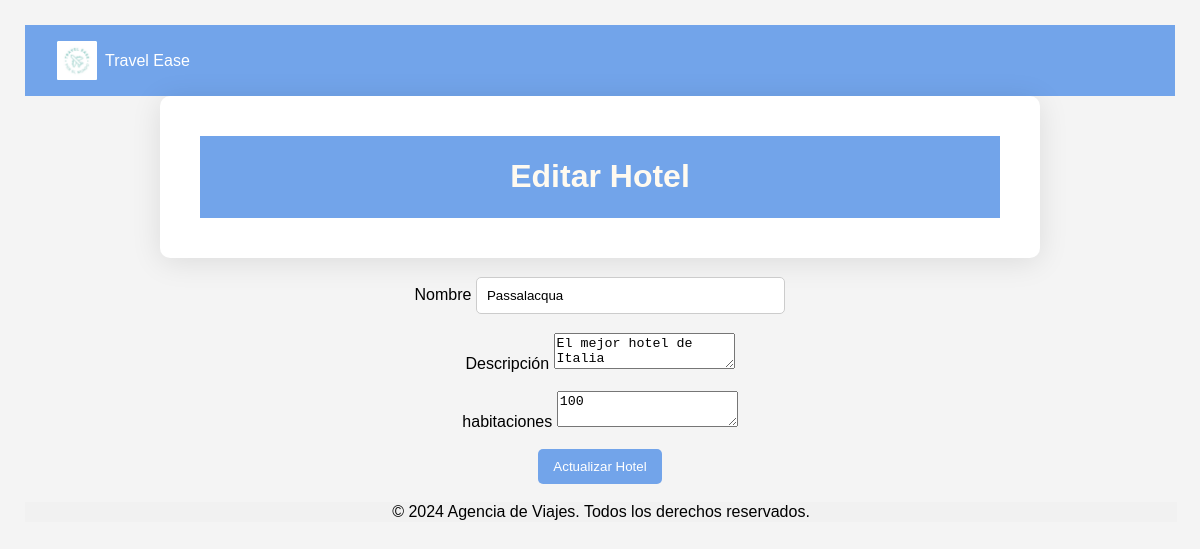
The page /busqueda/editar_hotel/2 on the database as committed earlier.
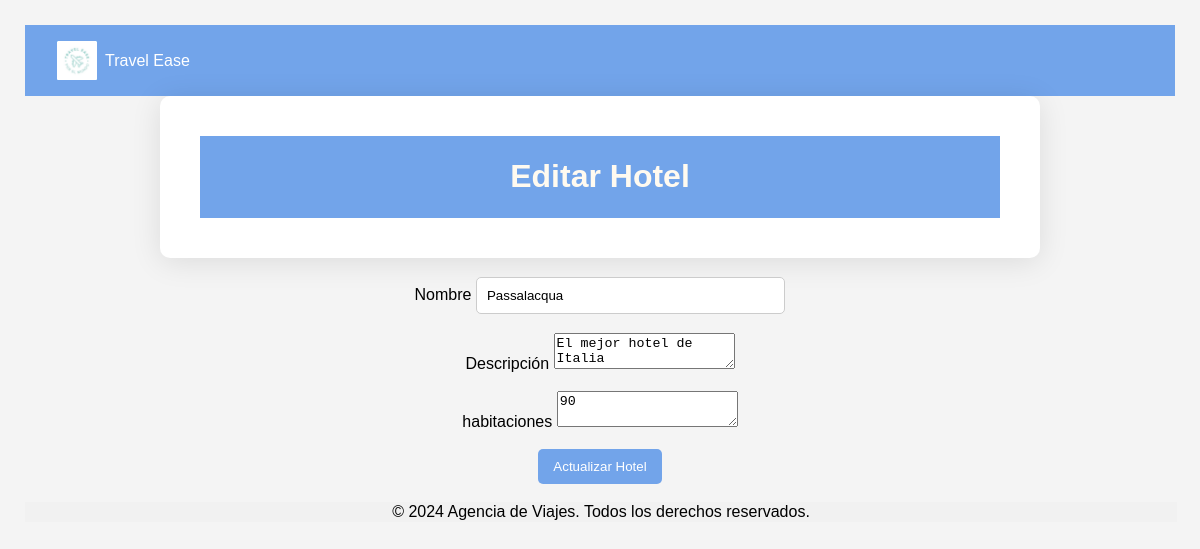
The same page on the database as committed later.
### tables this page shows
CREATE TABLE hoteles (id INTEGER PRIMARY KEY AUTOINCREMENT, nombre TEXT NOT NULL, descripcion TEXT, habitaciones INTEGER NOT NULL);

### app/blueprints/busqueda/routes.py (the view)
@busqueda_bp.route('/editar_hotel/<int:id>', methods=['GET', 'POST'])
def editar_hotel(id):
    conexion = conectar()
    cursor = conexion.cursor()
    if request.method == 'POST':
        nombre = request.form['nombre']
        descripcion = request.form['descripcion']
        habitaciones = request.form['habitaciones']
        cursor.execute("""
            UPDATE hoteles
            SET nombre = ?, descripcion = ?, habitaciones = ?
            WHERE id = ?
        """, (nombre, descripcion, habitaciones, id))
        conexion.commit()
        conexion.close()
        flash('Hotel actualizado con éxito')
        return redirect(url_for('busqueda.ver_hoteles'))
    else:
        cursor.execute("SELECT * FROM hoteles WHERE id = ?", (id,))
        hotel = cursor.fetchone()
        conexion.close()
        return render_template('busqueda/editar_hotel.html', hotel=hotel)

### app/blueprints/busqueda/routes.py (called while the page is built)
def conectar():
    return sqlite3.connect('agencia_viajes.db')

### app/templates/busqueda/editar_hotel.html (shortened to what this page needs)
<!DOCTYPE html>
<html lang="en">
<head>
    <link rel="stylesheet" href="{{ url_for('static', filename='css/styles.css') }}">
</head>
<body>
    <header class="navbar">
        <div class="logo">
          <img src="{{ url_for('static', filename='css/ruta-del-logo.png') }}" alt="Logo de la Marca" />
          <span>Travel Ease</span>
        </div>
      </header>
      <div class="container">
        <header>
          <h1>Editar Hotel</h1>
        </header>
      </div>
      <br>
    <form method="POST">
        <div>
            <label for="nombre">Nombre</label>
            <input type="text" id="nombre" name="nombre" value="{{ hotel[1] }}" required>
        </div>
        <br>
        <div>
            <label for="descripcion">Descripción</label>
            <textarea id="descripcion" name="descripcion" required>{{ hotel[2] }}</textarea>
        </div>
        <br>
        <div>
            <label for="habitaciones">habitaciones</label>
            <textarea id="habitaciones" name="habitaciones" required>{{ hotel[3] }}</textarea>
        </div>
        <br>
        <button type="submit">Actualizar Hotel</button>
    </form>
    <br>
    <footer>
        © 2024 Agencia de Viajes. Todos los derechos reservados.
    </footer>
</body>
</html>

Rows that differ between the two databases and show on the page:
changed hoteles "Passalacqua": habitaciones "100" → "90"
